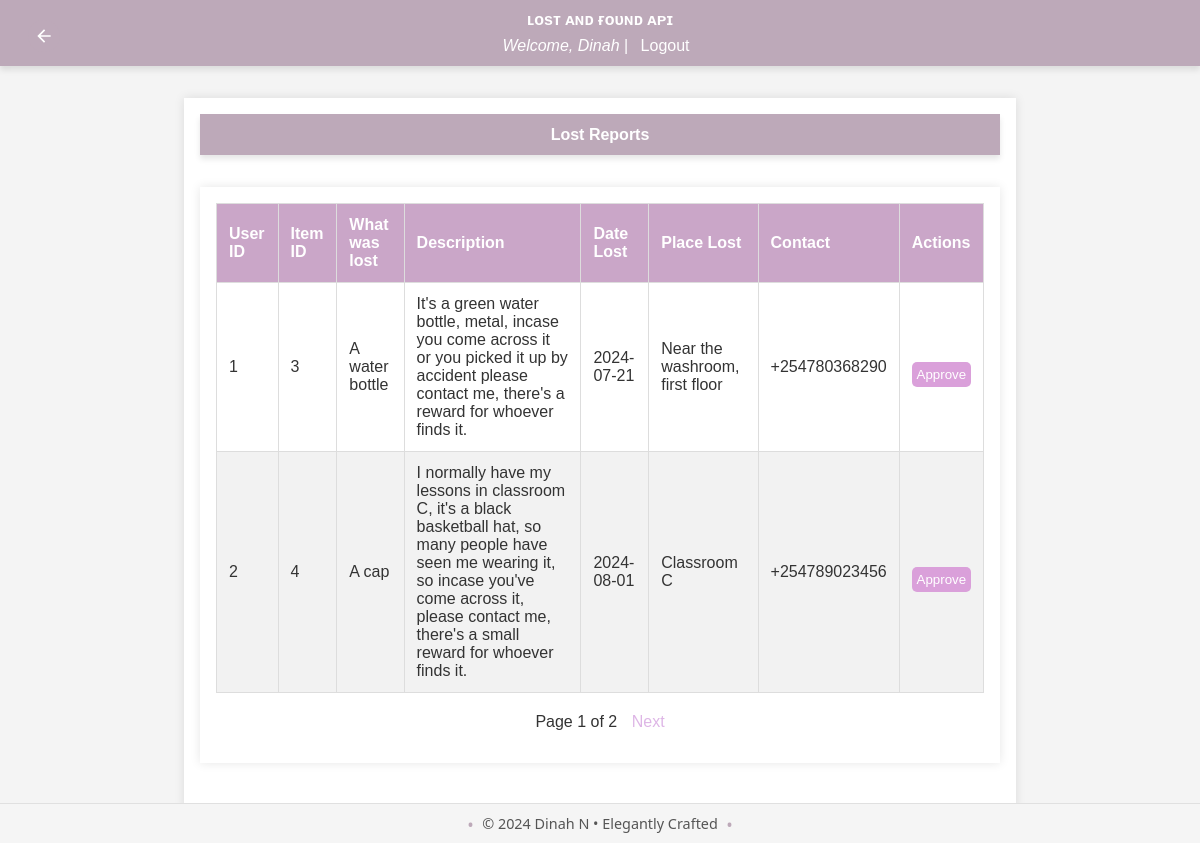
/admin/reports/lost (signed in), run on the app's committed database.
### app/models/user.py (models this page shows, shortened)
class User(db.Model, UserMixin):
    id = db.Column(db.Integer, primary_key=True)
    username = db.Column(db.String(150), unique=True, nullable=False)
    email = db.Column(db.String(150), unique=True, nullable=False)
    password_hash = db.Column(db.String(150), nullable=False)
    role = db.Column(db.String(50), nullable=False, default='user')
    lost_reports = db.relationship('LostReport', back_populates='user', lazy=True)
    found_reports = db.relationship('FoundReport', back_populates='user', lazy=True)
    claims = db.relationship('Claim', back_populates='claim_user', lazy=True)
    rewards_received = db.relationship('Reward', foreign_keys='Reward.receiver_id', back_populates='receiver', lazy=True)
    rewards_paid = db.relationship('Reward', foreign_keys='Reward.payer_id', back_populates='payer', lazy=True)
    reset_tokens = db.relationship('PasswordResetToken', back_populates='user', lazy=True)
    comments = db.relationship('Comment', back_populates='user')
    @property
    def password(self):
        raise AttributeError('password is not a readable attribute')

### app/models/lost_report.py (models this page shows, shortened)
class LostReport(db.Model):
    id = db.Column(db.Integer, primary_key=True)
    user_id = db.Column(db.Integer, db.ForeignKey('user.id'), nullable=False)
    item_id = db.Column(db.Integer, db.ForeignKey('item.id'), nullable=False)
    item_name = db.Column(db.String(150), nullable=True)
    place_lost = db.Column(db.String(150), nullable=False)
    date_lost = db.Column(db.Date, nullable=False)
    time_lost = db.Column(db.Time, nullable=False)
    contact = db.Column(db.String(255), nullable=True)
    description = db.Column(db.String(255), nullable=True)
    primary_color = db.Column(db.String(50), nullable=True)
    secondary_color = db.Column(db.String(50), nullable=True)
    upload_image = db.Column(db.String(250), nullable=True)
    approved = db.Column(db.Boolean, default=False, nullable=False)
    user = db.relationship('User', back_populates='lost_reports')
    item = db.relationship('Item', back_populates='lost_reports')

### app/routes/admin.py (the view)
@bp.route('/reports/lost', methods=['GET'])
@login_required
@admin_required
def view_lost_reports():
    try:
        page = request.args.get('page', 1, type=int)
        per_page = 2  # Number of reports per page
        lost_reports_paginated = LostReport.query.paginate(page=page, per_page=per_page)
        return render_template('view_lost_reports.html', lost_reports=lost_reports_paginated)
    except Exception as e:
        flash(f'Error: {str(e)}', 'error')
        return redirect(url_for('admin.dashboard'))

### app/__init__.py (called while the page is built)
def create_app():
    app = Flask(__name__)
    load_dotenv()
    app.config['SECRET_KEY'] = os.environ.get('FLASK_SECRET_KEY', secrets.token_hex(16))
    app.config.from_object('config.Config')
    app.config.from_pyfile('config.py', silent=True)
    register_extensions(app)
    register_blueprints(app)
    configure_cors(app)
    @app.before_request
    def method_override():
        if request.method == 'POST':
            method = request.form.get('_method')
            if method:
                method = method.upper()
                if method in ['PUT', 'DELETE']:
                    request.environ['REQUEST_METHOD'] = method
    return app

def register_extensions(app):
    db.init_app(app)
    migrate.init_app(app, db)
    bcrypt.init_app(app)
    login_manager.init_app(app)
    mail.init_app(app)
    @login_manager.user_loader
    def load_user(user_id):
        return user.User.query.get(int(user_id))

### app/templates/view_lost_reports.html (shortened to what this page needs)
{% extends "base.html" %}
{% block content %}
<header>
    <a href="{{ url_for('admin.dashboard') }}" class="back-button" title="Back to Dashboard">
        <svg xmlns="http://www.w3.org/2000/svg" viewBox="0 0 24 24" fill="currentColor" width="24" height="24">
            <path d="M20 11H7.83l5.59-5.59L12 4l-8 8 8 8 1.41-1.41L7.83 13H20v-2z"/>
        </svg>
    </a>
    <h1>Lost Reports</h1>
</header>
<main>
    <table>
        <thead>
            <tr>
                <th>User ID</th>
                <th>Item ID</th>
                <th>What was lost</th>
                <th>Description</th>
                <th>Date Lost</th>
                <th>Place Lost</th>
                <th>Contact</th>
                <th>Actions</th>
            </tr>
        </thead>
        <tbody>
            {% for report in lost_reports.items %}
            <tr>
                <td>{{ report.user_id }}</td>
                <td>{{ report.item_id }}</td>
                <td>{{ report.item_name }}</td>
                <td>{{ report.description }}</td>
                <td>{{ report.date_lost }}</td>
                <td>{{ report.place_lost }}</td>
                <td>{{ report.contact }}</td>
                <td>
                    <form action="{{ url_for('admin.approve_lost_report', lost_report_id=report.id) }}" method="post">
                        <button type="submit">Approve</button>
                    </form>
                </td>
            </tr>
            {% endfor %}
        </tbody>
    </table>
    <div class="pagination">
        <span>Page {{ lost_reports.page }} of {{ lost_reports.pages }}</span>
        {% if lost_reports.has_next %}
            <a href="{{ url_for('admin.view_lost_reports', page=lost_reports.next_num) }}" class="next">Next</a>
        {% endif %}
    </div>
</main>
{% endblock %}

### app/templates/base.html (shortened to what this page needs)
<!DOCTYPE html>
<html lang="en">
<head>
    <link rel="stylesheet" href="{{ url_for('static', filename='styles.css') }}">
</head>
<body>
    <header>
        <h1>ʟᴏsᴛ ᴀɴᴅ ғᴏᴜɴᴅ ᴀᴘɪ</h1>
        {% if current_user.is_authenticated %}
            <p><i>Welcome, {{ current_user.username }}</i> | <a href="{{ url_for('auth.logout') }}">Logout</a></p>
        {% else %}
            <p>
                <a href="{{ url_for('auth.login') }}">Login</a> |
                <a href="{{ url_for('auth.register') }}">Sign Up</a>
            </p>
        {% endif %}
    </header>
    <main>
        {% block content %}{% endblock %}
    </main>
    <footer>
        <p>&copy; 2024 Dinah N • Elegantly Crafted</p>
    </footer>
</body>
</html>

### app/static/styles.css (style rules this page uses)
body { font-family: 'Roboto', sans-serif; margin: 0; padding: 0; background-color: #f9f9f9; color: #333; }
.back-button { position: absolute; top: 20px; left: 20px; background-color: #bda9b9; color: white; width: 32px; height: 32px; border-radius: 50%; display: flex; justify-content: center; align-items: center; text-decoration: none; transition: background-color 0.3s ease; }
.back-button svg { width: 20px; height: 20px; }
header { background-color: #e7cbe1; color: #ecf0f1; padding: 20px 0; box-shadow: 0 4px 6px rgba(0, 0, 0, 0.1); }
header h1 { margin: 0; text-align: center; font-size: 1.0rem; }
main { padding: 40px; max-width: 1200px; margin: 0 auto; }
footer { background-color: #e7cbe1; color: #ecf0f1; text-align: center; padding: 20px 0; position: fixed; bottom: 0; width: 100%; }
table { width: 100%; border-collapse: collapse; margin-bottom: 20px; }
table th, table td { padding: 12px; border: 1px solid #ddd; text-align: left; }
table th { background-color: #caa6c8; color: #fff; }
table tr:nth-child(even) { background-color: #f2f2f2; }
button { border: none; border-radius: 5px; padding: 10px 20px; cursor: pointer; }

### app/templates/base.html (style rules this page uses)
body { font-family: Arial, sans-serif; background-color: #f4f4f4; margin: 0; padding: 0; }
header { background-color: #bda9b9; color: white; padding: 0.7rem; text-align: center; }
header p { margin: 0.5rem 0 0; }
header a { color: white; text-decoration: none; margin: 0 0.5rem; }
main { max-width: 800px; margin: 2rem auto; padding: 1rem; background-color: white; box-shadow: 0 0 10px rgba(0, 0, 0, 0.1); }
form { display: flex; flex-direction: column; }
form button { margin-top: 1rem; padding: 0.3rem; background-color: #daa0da; color: white; border: none; cursor: pointer; }
footer { background-color: whitesmoke; text-align: center; padding: 10px 0; font-family: 'Segoe UI', Tahoma, Geneva, Verdana, sans-serif; font-size: 0.9em; color: #555; border-top: 1px solid #e0e0e0; }
footer p { margin: 0; display: inline-block; position: relative; }
footer p::before, footer p::after { content: "•"; color: #bda9b9; font-size: 1.2em; position: absolute; top: 50%; transform: translateY(-50%); }
footer p::before { left: -15px; }
footer p::after { right: -15px; }

### app/templates/view_lost_reports.html (style rules this page uses)
.pagination { margin: 1em 0; text-align: center; }
.pagination a { margin: 0 5px; text-decoration: none; color: rgb(222, 182, 230); }
.pagination span { margin: 0 5px; }

### data on the page
User: username "Dinah"
LostReport: user_id "1", item_id "3", item_name "A water bottle", description "It's a green water bottle, metal, incase you come across it or you picked it up by accident please contact me, there's a reward for whoever finds it.", date_lost "2024-07-21", place_lost "Near the washroom, first floor", contact "+254780368290"
LostReport: user_id "2", item_id "4", item_name "A cap", description "I normally have my lessons in classroom C, it's a black basketball hat, so many people have seen me wearing it, so incase you've come across it, please contact me, there's a small reward for whoever finds it.", date_lost "2024-08-01", place_lost "Classroom C", contact "+254789023456"

### other printed values
{{ lost_reports.page }} "1"
{{ lost_reports.pages }} "2"
